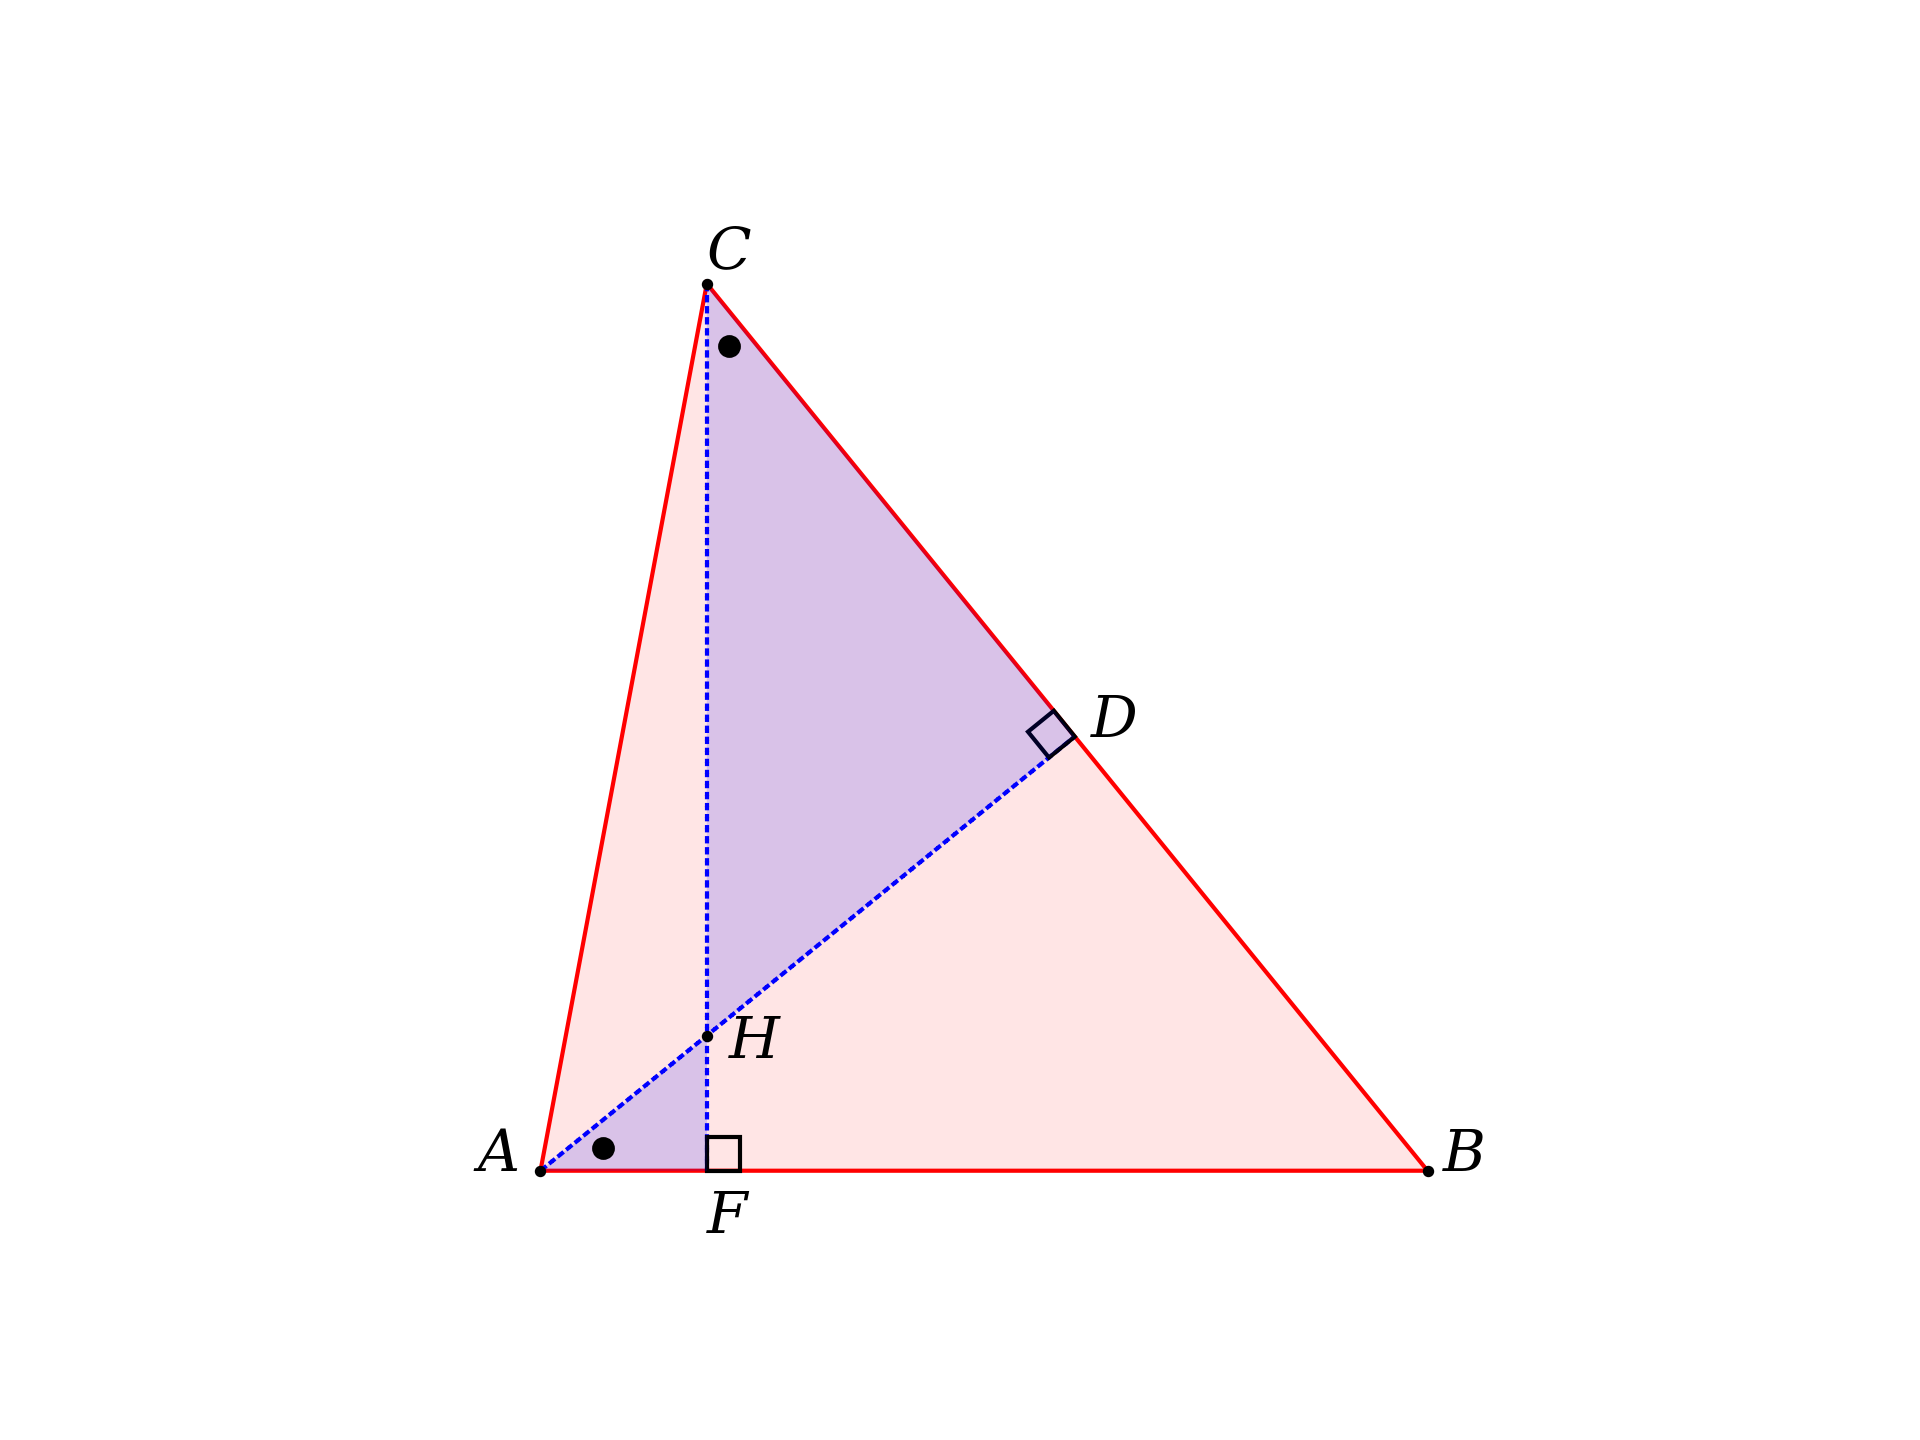

Generate this figure with Python:
import sys,math
import matplotlib.pyplot as plt
import numpy as np
import geometry as geo

fig, ax = geo.init()
ax.set(xlim=(0,100), ylim=(0,100))

pL = geo.get_standard_triangle()
A,B,C = list(pL)
geo.outline_polygon(ax,pL)
geo.fill_polygon(ax,pL)

oD = geo.get_orthocenter_and_altitudes(pL)
D,E,F,H = oD['D'],oD['E'],oD['F'],oD['H']
geo.draw_line_segments(ax,[[A,D],[C,F]],ec='b',ls=':')

box = geo.mark_right_angle(D,[A,C])
geo.outline_polygon(ax,box,ec='k')
box = geo.mark_right_angle(F,[B,C])
geo.outline_polygon(ax,box,ec='k')

geo.fill_polygon(ax,[A,F,H],fc='b',alpha=0.15)
geo.fill_polygon(ax,[C,D,H],fc='b',alpha=0.15)

geo.label_points(
    [['A',A,'W',4],
     ['B',B,'E',1],
     ['C',C,'N',1],
     ['D',D,'E',1],
     ['F',F,'S',4],
     ['H',H,'SE',2],
     ])
    
aL = [[D,A,B],[D,C,F]]
geo.mark_angles(ax,aL,d=6,c='k')

#----------

geo.scatter_points(ax,[A,B,C,H],s=3)

plt.gca().set_axis_off()
ofn = '/Users/telliott/Desktop/basic_demo.png'
plt.savefig(ofn, dpi=300)


